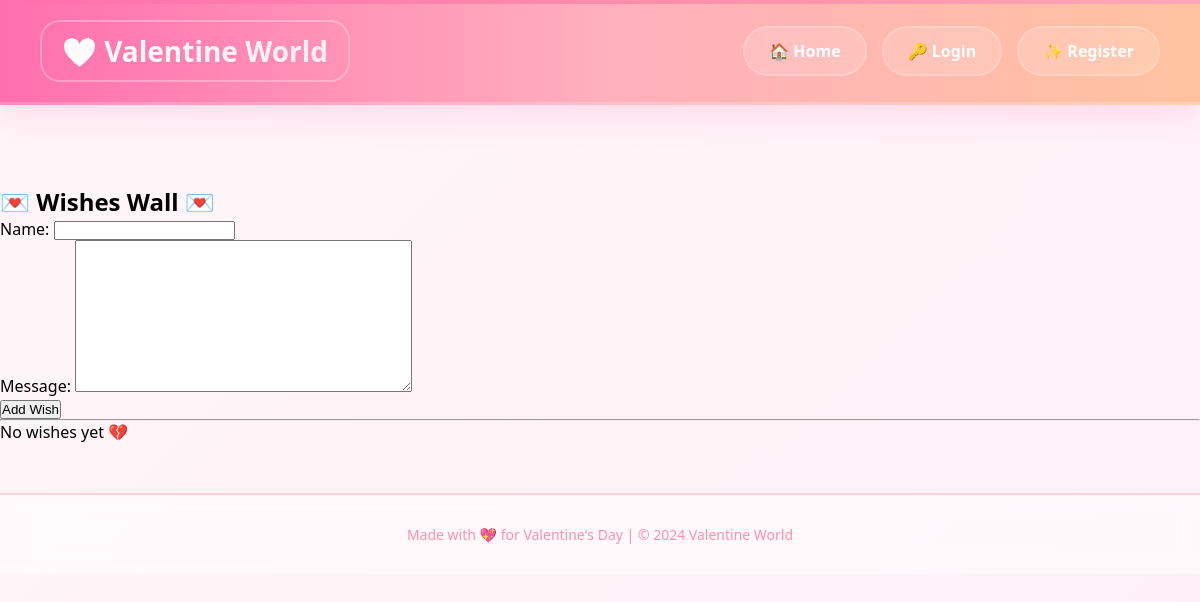
Before: /confessions/ with the older database file.
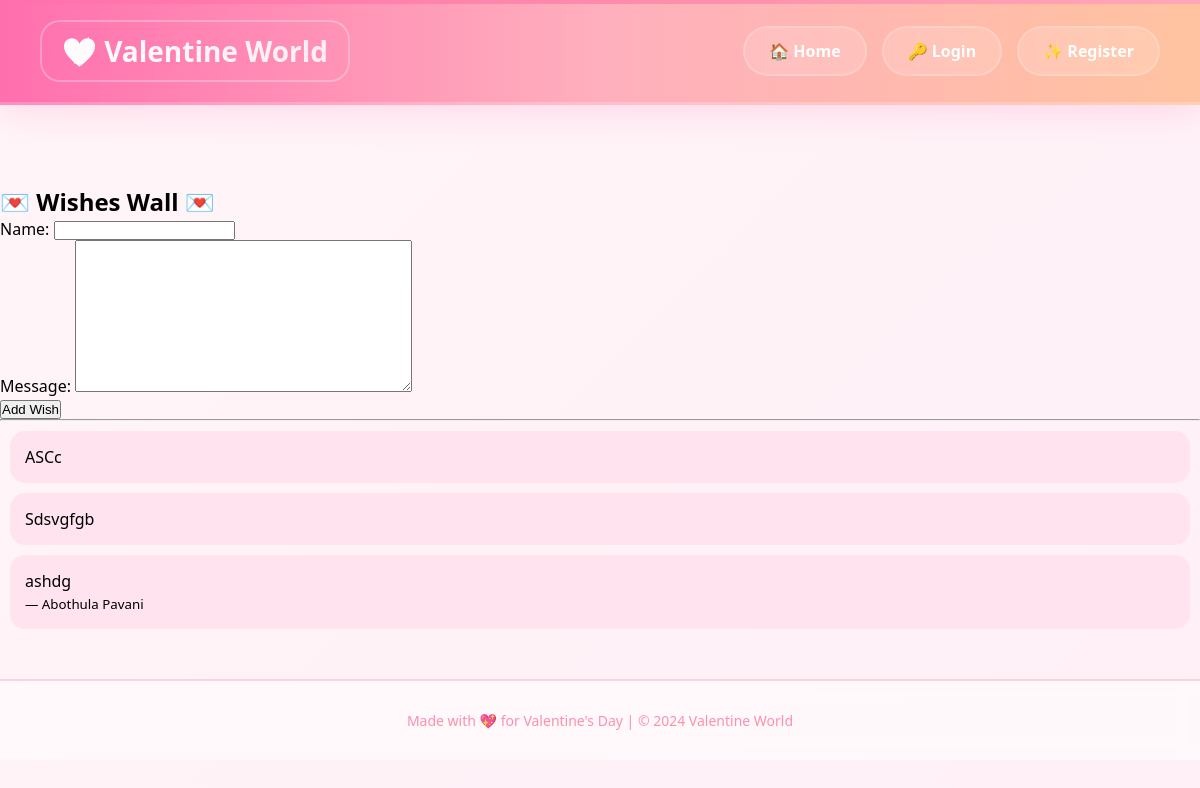
After: the same page with the newer database file.
### confessions/models.py (models this page shows, shortened)
class Wish(models.Model):
    name = models.CharField(max_length=100, blank=True)
    message = models.TextField()
    created_at = models.DateTimeField(auto_now_add=True)

### confessions/views.py (the view)
# urls.py: path('', wishes_wall, name='wishes_wall'),
def wishes_wall(request):
    wishes = Wish.objects.all().order_by('-created_at')
    if request.method == "POST":
        form = WishForm(request.POST)
        if form.is_valid():
            form.save()
            return redirect('wishes_wall')
    else:
        form = WishForm()
    return render(request, 'confessions/wishes_wall.html', {
        'wishes': wishes,
        'form': form
    })

### confessions/forms.py
class WishForm(forms.ModelForm):
    class Meta:
        model = Wish
        fields = ['name', 'message']

### templates/confessions/wishes_wall.html (shortened to what this page needs)
<!DOCTYPE html>
<html>
<head>
</head>
<body>
<div class="hearts-bg" id="heartsBg"></div>
<header>
    <div class="logo">💖 Valentine World</div>
    <nav>
        <a href="/">🏠 Home</a>
        {% if user.is_authenticated %}
            <a href="/accounts/dashboard/">📊 Dashboard</a>
            <a href="/cards/">💌 Create Card</a>
            <a href="/accounts/logout/">👋 Logout</a>
        {% else %}
            <a href="/accounts/login/">🔑 Login</a>
            <a href="/accounts/register/">✨ Register</a>
        {% endif %}
    </nav>
</header>
<div class="content">
</div>
<h2>💌 Wishes Wall 💌</h2>
<form method="POST">
    {{ form.as_p }}
    <button type="submit">Add Wish</button>
</form>
<hr>
<div>
    {% for wish in wishes %}
        <div style="background:#ffe4f0; padding:15px; margin:10px; border-radius:15px;">
            <p>{{ wish.message }}</p>
            {% if wish.name %}
                <small>— {{ wish.name }}</small>
            {% endif %}
        </div>
    {% empty %}
        <p>No wishes yet 💔</p>
    {% endfor %}
</div>
<footer>
    Made with 💖 for Valentine's Day | © 2024 Valentine World
</footer>
</body>
</html>

Changed rows visible on the page:
added Wish: message "ASCc"
added Wish: message "Sdsvgfgb"
added Wish: message "ashdg", name "Abothula Pavani"
Other visible differences:
text no longer shown: "No wishes yet 💔"
